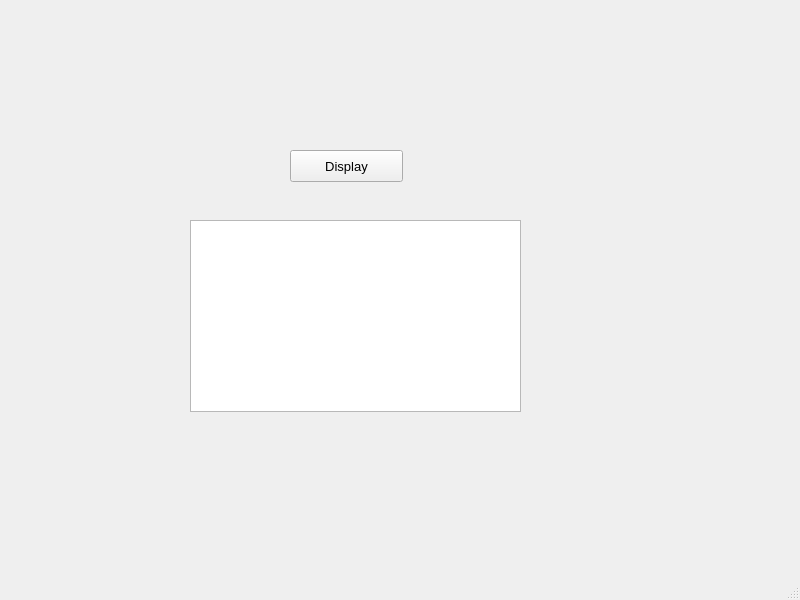
<?xml version="1.0" encoding="UTF-8"?>
<ui version="4.0">
 <class>tableWidgetExample</class>
 <widget class="QMainWindow" name="tableWidgetExample">
  <property name="geometry">
   <rect>
    <x>0</x>
    <y>0</y>
    <width>800</width>
    <height>600</height>
   </rect>
  </property>
  <property name="font">
   <font>
    <family>Arial</family>
    <pointsize>10</pointsize>
   </font>
  </property>
  <property name="windowTitle">
   <string>Table Widget Example</string>
  </property>
  <widget class="QWidget" name="centralwidget">
   <widget class="QPushButton" name="btnDisplay">
    <property name="geometry">
     <rect>
      <x>290</x>
      <y>150</y>
      <width>113</width>
      <height>32</height>
     </rect>
    </property>
    <property name="font">
     <font>
      <family>Arial</family>
      <pointsize>10</pointsize>
     </font>
    </property>
    <property name="text">
     <string>Display</string>
    </property>
   </widget>
   <widget class="QTableWidget" name="tblStudentData">
    <property name="geometry">
     <rect>
      <x>190</x>
      <y>220</y>
      <width>331</width>
      <height>192</height>
     </rect>
    </property>
    <property name="font">
     <font>
      <family>Arial</family>
      <pointsize>10</pointsize>
     </font>
    </property>
   </widget>
  </widget>
  <widget class="QMenuBar" name="menubar">
   <property name="geometry">
    <rect>
     <x>0</x>
     <y>0</y>
     <width>800</width>
     <height>33</height>
    </rect>
   </property>
  </widget>
  <widget class="QStatusBar" name="statusbar"/>
 </widget>
 <resources/>
 <connections/>
</ui>
